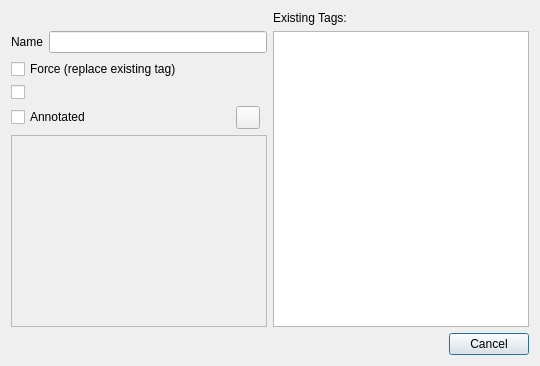
<?xml version="1.0" encoding="UTF-8"?>
<ui version="4.0">
 <class>TagDialog</class>
 <widget class="QDialog" name="TagDialog">
  <property name="windowTitle">
   <string>Create Tag</string>
  </property>
  <property name="minimumSize">
   <size>
    <width>400</width>
    <height>0</height>
   </size>
  </property>
  <layout class="QVBoxLayout" name="verticalLayout">
   <item>
    <layout class="QHBoxLayout" name="horizontalLayout">
     <item>
      <layout class="QFormLayout" name="formLayout">
       <property name="fieldGrowthPolicy">
        <enum>QFormLayout::AllNonFixedFieldsGrow</enum>
       </property>
       <item row="0" column="0" colspan="2">
        <widget class="QLabel" name="mLabel"/>
       </item>
       <item row="1" column="0">
        <widget class="QLabel" name="label">
         <property name="text">
          <string>Name</string>
         </property>
        </widget>
       </item>
       <item row="1" column="1">
        <widget class="QLineEdit" name="mNameField"/>
       </item>
       <item row="2" column="0" colspan="2">
        <widget class="QCheckBox" name="mForce">
         <property name="text">
          <string>Force (replace existing tag)</string>
         </property>
        </widget>
       </item>
       <item row="3" column="0" colspan="2">
        <widget class="QCheckBox" name="mPush"/>
       </item>
       <item row="4" column="0" colspan="2">
        <layout class="QHBoxLayout" name="annotatedLayout">
         <item>
          <widget class="QCheckBox" name="mAnnotated">
           <property name="text">
            <string>Annotated</string>
           </property>
          </widget>
         </item>
         <item>
          <widget class="ExpandButton" name="mExpand"/>
         </item>
         <item>
          <spacer name="horizontalSpacer">
           <property name="orientation">
            <enum>Qt::Horizontal</enum>
           </property>
          </spacer>
         </item>
        </layout>
       </item>
       <item row="5" column="0" colspan="2">
        <widget class="QTextEdit" name="mMessage">
         <property name="enabled">
          <bool>false</bool>
         </property>
         <property name="visible">
          <bool>false</bool>
         </property>
        </widget>
       </item>
      </layout>
     </item>
     <item>
      <layout class="QVBoxLayout" name="tagListLayout">
       <item>
        <widget class="QLabel" name="label_2">
         <property name="text">
          <string>Existing Tags:</string>
         </property>
        </widget>
       </item>
       <item>
        <widget class="QListWidget" name="mListWidget"/>
       </item>
      </layout>
     </item>
    </layout>
   </item>
   <item>
    <widget class="QDialogButtonBox" name="mButtons">
     <property name="orientation">
      <enum>Qt::Horizontal</enum>
     </property>
     <property name="standardButtons">
      <set>QDialogButtonBox::Cancel</set>
     </property>
    </widget>
   </item>
  </layout>
 </widget>
 <customwidgets>
  <customwidget>
   <class>ExpandButton</class>
   <extends>QToolButton</extends>
   <header>ui/ExpandButton.h</header>
  </customwidget>
 </customwidgets>
 <resources/>
 <connections/>
</ui>
